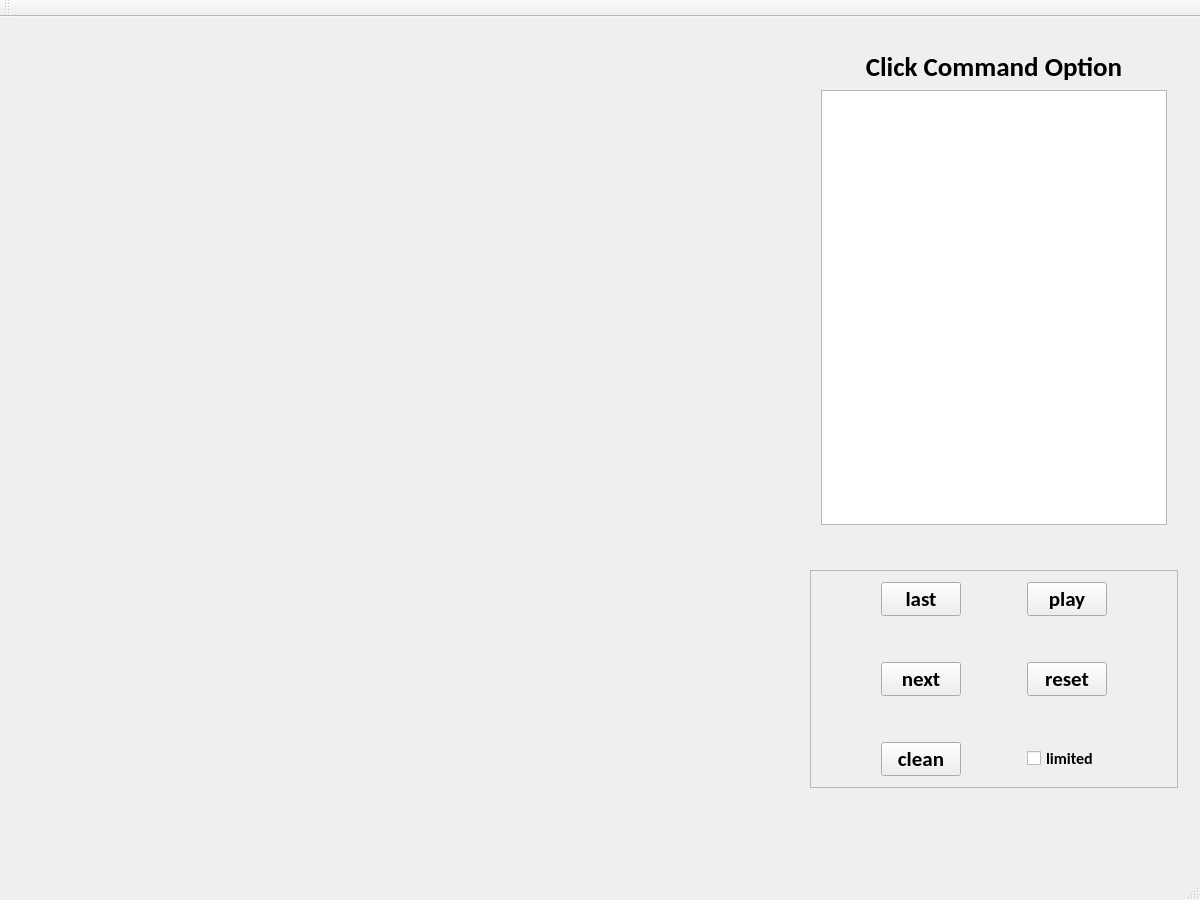
<?xml version="1.0" encoding="UTF-8"?>
<ui version="4.0">
 <class>myMainWindow</class>
 <widget class="QMainWindow" name="myMainWindow">
  <property name="geometry">
   <rect>
    <x>0</x>
    <y>0</y>
    <width>1200</width>
    <height>900</height>
   </rect>
  </property>
  <property name="windowTitle">
   <string>myMainWindow</string>
  </property>
  <widget class="QWidget" name="centralWidget">
   <layout class="QGridLayout" name="gridLayout_2">
    <item row="0" column="1">
     <widget class="QWidget" name="widget_2" native="true">
      <layout class="QVBoxLayout" name="verticalLayout_2">
       <item>
        <widget class="QWidget" name="widget" native="true">
         <layout class="QVBoxLayout" name="verticalLayout">
          <item>
           <widget class="QLabel" name="commandViewerlabel">
            <property name="font">
             <font>
              <family>Calibri</family>
              <pointsize>20</pointsize>
              <weight>75</weight>
              <bold>true</bold>
             </font>
            </property>
            <property name="layoutDirection">
             <enum>Qt::LeftToRight</enum>
            </property>
            <property name="text">
             <string>Click Command Option</string>
            </property>
            <property name="alignment">
             <set>Qt::AlignCenter</set>
            </property>
           </widget>
          </item>
          <item>
           <widget class="QTextEdit" name="commandTextEdit">
            <property name="font">
             <font>
              <family>Calibri</family>
              <pointsize>16</pointsize>
              <weight>75</weight>
              <bold>true</bold>
             </font>
            </property>
            <property name="readOnly">
             <bool>true</bool>
            </property>
           </widget>
          </item>
         </layout>
        </widget>
       </item>
       <item>
        <spacer name="verticalSpacer">
         <property name="orientation">
          <enum>Qt::Vertical</enum>
         </property>
         <property name="sizeType">
          <enum>QSizePolicy::Fixed</enum>
         </property>
         <property name="sizeHint" stdset="0">
          <size>
           <width>20</width>
           <height>28</height>
          </size>
         </property>
        </spacer>
       </item>
       <item>
        <widget class="QFrame" name="frame">
         <property name="frameShape">
          <enum>QFrame::StyledPanel</enum>
         </property>
         <property name="frameShadow">
          <enum>QFrame::Raised</enum>
         </property>
         <layout class="QGridLayout" name="gridLayout">
          <item row="0" column="0">
           <spacer name="horizontalSpacer_2">
            <property name="orientation">
             <enum>Qt::Horizontal</enum>
            </property>
            <property name="sizeHint" stdset="0">
             <size>
              <width>37</width>
              <height>20</height>
             </size>
            </property>
           </spacer>
          </item>
          <item row="0" column="1">
           <widget class="QPushButton" name="lastButton">
            <property name="font">
             <font>
              <family>Calibri</family>
              <pointsize>16</pointsize>
              <weight>75</weight>
              <bold>true</bold>
             </font>
            </property>
            <property name="text">
             <string>last</string>
            </property>
           </widget>
          </item>
          <item row="0" column="2">
           <spacer name="horizontalSpacer_4">
            <property name="orientation">
             <enum>Qt::Horizontal</enum>
            </property>
            <property name="sizeHint" stdset="0">
             <size>
              <width>37</width>
              <height>20</height>
             </size>
            </property>
           </spacer>
          </item>
          <item row="0" column="3">
           <widget class="QPushButton" name="playButton">
            <property name="font">
             <font>
              <family>Calibri</family>
              <pointsize>16</pointsize>
              <weight>75</weight>
              <bold>true</bold>
             </font>
            </property>
            <property name="text">
             <string>play</string>
            </property>
           </widget>
          </item>
          <item row="0" column="4">
           <spacer name="horizontalSpacer_6">
            <property name="orientation">
             <enum>Qt::Horizontal</enum>
            </property>
            <property name="sizeHint" stdset="0">
             <size>
              <width>37</width>
              <height>20</height>
             </size>
            </property>
           </spacer>
          </item>
          <item row="1" column="1">
           <spacer name="verticalSpacer_2">
            <property name="orientation">
             <enum>Qt::Vertical</enum>
            </property>
            <property name="sizeType">
             <enum>QSizePolicy::Fixed</enum>
            </property>
            <property name="sizeHint" stdset="0">
             <size>
              <width>20</width>
              <height>40</height>
             </size>
            </property>
           </spacer>
          </item>
          <item row="1" column="3">
           <spacer name="verticalSpacer_3">
            <property name="orientation">
             <enum>Qt::Vertical</enum>
            </property>
            <property name="sizeType">
             <enum>QSizePolicy::Fixed</enum>
            </property>
            <property name="sizeHint" stdset="0">
             <size>
              <width>20</width>
              <height>40</height>
             </size>
            </property>
           </spacer>
          </item>
          <item row="2" column="0">
           <spacer name="horizontalSpacer_3">
            <property name="orientation">
             <enum>Qt::Horizontal</enum>
            </property>
            <property name="sizeHint" stdset="0">
             <size>
              <width>37</width>
              <height>20</height>
             </size>
            </property>
           </spacer>
          </item>
          <item row="2" column="1">
           <widget class="QPushButton" name="nextButton">
            <property name="font">
             <font>
              <family>Calibri</family>
              <pointsize>16</pointsize>
              <weight>75</weight>
              <bold>true</bold>
             </font>
            </property>
            <property name="text">
             <string>next</string>
            </property>
           </widget>
          </item>
          <item row="2" column="2">
           <spacer name="horizontalSpacer_5">
            <property name="orientation">
             <enum>Qt::Horizontal</enum>
            </property>
            <property name="sizeHint" stdset="0">
             <size>
              <width>37</width>
              <height>20</height>
             </size>
            </property>
           </spacer>
          </item>
          <item row="2" column="3">
           <widget class="QPushButton" name="resetButton">
            <property name="font">
             <font>
              <family>Calibri</family>
              <pointsize>16</pointsize>
              <weight>75</weight>
              <bold>true</bold>
             </font>
            </property>
            <property name="text">
             <string>reset</string>
            </property>
           </widget>
          </item>
          <item row="2" column="4">
           <spacer name="horizontalSpacer_7">
            <property name="orientation">
             <enum>Qt::Horizontal</enum>
            </property>
            <property name="sizeHint" stdset="0">
             <size>
              <width>37</width>
              <height>20</height>
             </size>
            </property>
           </spacer>
          </item>
          <item row="3" column="1">
           <spacer name="verticalSpacer_4">
            <property name="orientation">
             <enum>Qt::Vertical</enum>
            </property>
            <property name="sizeType">
             <enum>QSizePolicy::Fixed</enum>
            </property>
            <property name="sizeHint" stdset="0">
             <size>
              <width>20</width>
              <height>40</height>
             </size>
            </property>
           </spacer>
          </item>
          <item row="3" column="3">
           <spacer name="verticalSpacer_6">
            <property name="orientation">
             <enum>Qt::Vertical</enum>
            </property>
            <property name="sizeType">
             <enum>QSizePolicy::Fixed</enum>
            </property>
            <property name="sizeHint" stdset="0">
             <size>
              <width>20</width>
              <height>40</height>
             </size>
            </property>
           </spacer>
          </item>
          <item row="4" column="0">
           <spacer name="horizontalSpacer_9">
            <property name="orientation">
             <enum>Qt::Horizontal</enum>
            </property>
            <property name="sizeHint" stdset="0">
             <size>
              <width>37</width>
              <height>20</height>
             </size>
            </property>
           </spacer>
          </item>
          <item row="4" column="1">
           <widget class="QPushButton" name="cleanButton">
            <property name="font">
             <font>
              <family>Calibri</family>
              <pointsize>16</pointsize>
              <weight>75</weight>
              <bold>true</bold>
             </font>
            </property>
            <property name="text">
             <string>clean</string>
            </property>
           </widget>
          </item>
          <item row="4" column="3">
           <widget class="QCheckBox" name="limitedCheckBox">
            <property name="font">
             <font>
              <family>Calibri</family>
              <pointsize>12</pointsize>
              <weight>75</weight>
              <bold>true</bold>
             </font>
            </property>
            <property name="text">
             <string>limited</string>
            </property>
           </widget>
          </item>
          <item row="4" column="4">
           <spacer name="horizontalSpacer_10">
            <property name="orientation">
             <enum>Qt::Horizontal</enum>
            </property>
            <property name="sizeHint" stdset="0">
             <size>
              <width>37</width>
              <height>20</height>
             </size>
            </property>
           </spacer>
          </item>
         </layout>
        </widget>
       </item>
       <item>
        <spacer name="horizontalSpacer_12">
         <property name="orientation">
          <enum>Qt::Horizontal</enum>
         </property>
         <property name="sizeHint" stdset="0">
          <size>
           <width>355</width>
           <height>20</height>
          </size>
         </property>
        </spacer>
       </item>
       <item>
        <spacer name="horizontalSpacer_11">
         <property name="orientation">
          <enum>Qt::Horizontal</enum>
         </property>
         <property name="sizeHint" stdset="0">
          <size>
           <width>355</width>
           <height>20</height>
          </size>
         </property>
        </spacer>
       </item>
       <item>
        <spacer name="verticalSpacer_5">
         <property name="orientation">
          <enum>Qt::Vertical</enum>
         </property>
         <property name="sizeType">
          <enum>QSizePolicy::Fixed</enum>
         </property>
         <property name="sizeHint" stdset="0">
          <size>
           <width>20</width>
           <height>28</height>
          </size>
         </property>
        </spacer>
       </item>
      </layout>
     </widget>
    </item>
    <item row="0" column="0">
     <spacer name="horizontalSpacer">
      <property name="orientation">
       <enum>Qt::Horizontal</enum>
      </property>
      <property name="sizeType">
       <enum>QSizePolicy::Maximum</enum>
      </property>
      <property name="sizeHint" stdset="0">
       <size>
        <width>788</width>
        <height>20</height>
       </size>
      </property>
     </spacer>
    </item>
   </layout>
  </widget>
  <widget class="QMenuBar" name="menuBar">
   <property name="geometry">
    <rect>
     <x>0</x>
     <y>0</y>
     <width>1200</width>
     <height>26</height>
    </rect>
   </property>
  </widget>
  <widget class="QToolBar" name="mainToolBar">
   <attribute name="toolBarArea">
    <enum>TopToolBarArea</enum>
   </attribute>
   <attribute name="toolBarBreak">
    <bool>false</bool>
   </attribute>
  </widget>
  <widget class="QStatusBar" name="statusBar"/>
 </widget>
 <layoutdefault spacing="6" margin="11"/>
 <resources/>
 <connections/>
</ui>
